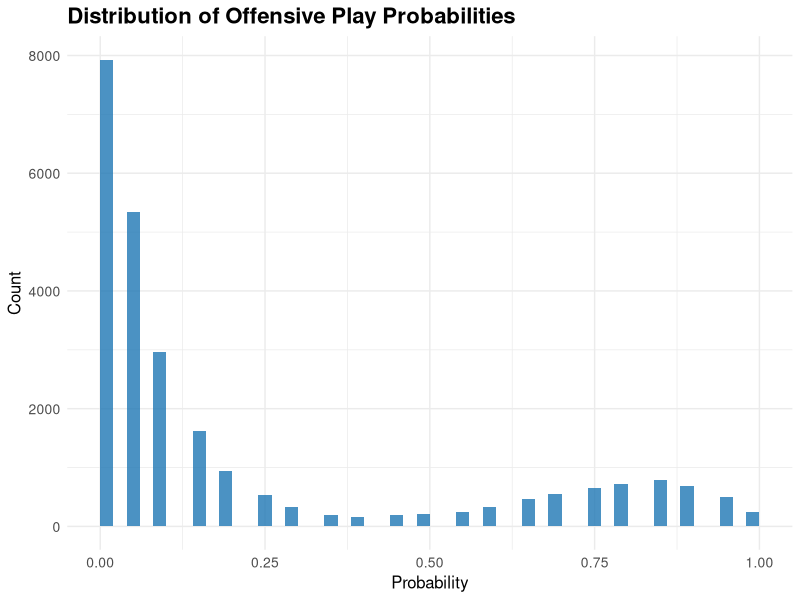
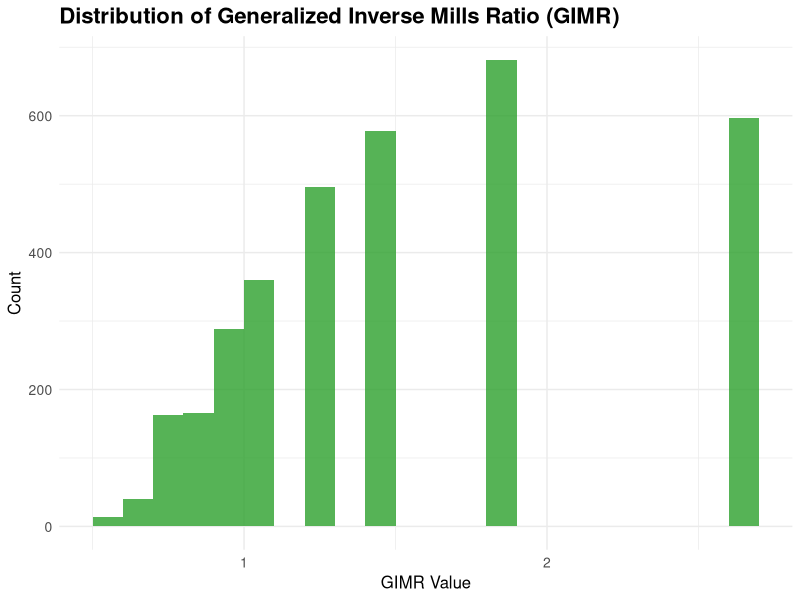

Write the R code that produced these figures, in order.
# Load required libraries
library(data.table)
library(ggplot2)

# Read the offensive probabilities data
probs_data <- fread("probs_off_grades.csv")

# Create probability distribution plot
png("offense_probs_dist.png", width = 800, height = 600)
ggplot(probs_data, aes(x = z)) +
  geom_histogram(fill = "#1F77B4", alpha = 0.8, binwidth = 0.02, boundary = 0) +
  theme_minimal() +
  labs(title = "Distribution of Offensive Play Probabilities",
       x = "Probability",
       y = "Count") +
  theme(
    plot.title = element_text(size = 16, face = "bold"),
    axis.title = element_text(size = 12),
    axis.text = element_text(size = 10)
  )
dev.off()

# Read the GIMR data
gimr_data <- fread("gimr_off_grades.csv")

# Create GIMR distribution plot
png("offense_gimr_dist.png", width = 800, height = 600)
ggplot(gimr_data, aes(x = GIMR)) +
  geom_histogram(fill = "#2CA02C", alpha = 0.8, binwidth = 0.1, boundary = 0) +
  theme_minimal() +
  labs(title = "Distribution of Generalized Inverse Mills Ratio (GIMR)",
       x = "GIMR Value",
       y = "Count") +
  theme(
    plot.title = element_text(size = 16, face = "bold"),
    axis.title = element_text(size = 12),
    axis.text = element_text(size = 10)
  )
dev.off()
